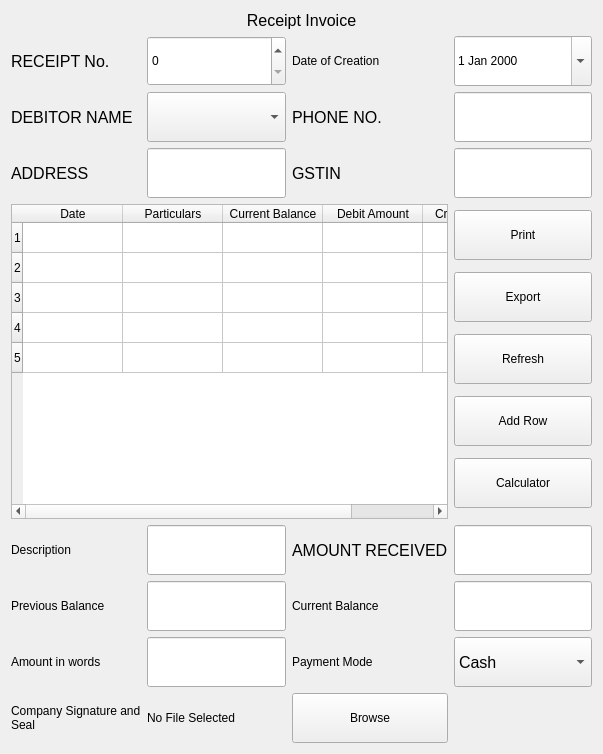
              <widget class="QWidget" name="scrollAreaWidgetContents_7">
               <property name="geometry">
                <rect>
                 <x>0</x>
                 <y>0</y>
                 <width>603</width>
                 <height>754</height>
                </rect>
               </property>
               <layout class="QGridLayout" name="gridLayout_35">
                <item row="1" column="0">
                 <widget class="QLabel" name="p2_s1_rec_Label_2">
                  <property name="font">
                   <font>
                    <family>MS Shell Dlg 2</family>
                    <pointsize>12</pointsize>
                    <weight>50</weight>
                    <italic>false</italic>
                    <bold>false</bold>
                   </font>
                  </property>
                  <property name="text">
                   <string>RECEIPT No.</string>
                  </property>
                  <property name="wordWrap">
                   <bool>true</bool>
                  </property>
                 </widget>
                </item>
                <item row="2" column="0">
                 <widget class="QLabel" name="p2_s1_rec_debitor_label">
                  <property name="font">
                   <font>
                    <family>MS Shell Dlg 2</family>
                    <pointsize>12</pointsize>
                    <weight>50</weight>
                    <italic>false</italic>
                    <bold>false</bold>
                   </font>
                  </property>
                  <property name="text">
                   <string>DEBITOR NAME</string>
                  </property>
                  <property name="wordWrap">
                   <bool>true</bool>
                  </property>
                 </widget>
                </item>
                <item row="3" column="1">
                 <widget class="QLineEdit" name="p2_s1_rec_address_lineEdit">
                  <property name="minimumSize">
                   <size>
                    <width>0</width>
                    <height>50</height>
                   </size>
                  </property>
                 </widget>
                </item>
                <item row="1" column="3">
                 <widget class="QDateEdit" name="dateEdit_6">
                  <property name="minimumSize">
                   <size>
                    <width>0</width>
                    <height>50</height>
                   </size>
                  </property>
                  <property name="calendarPopup">
                   <bool>true</bool>
                  </property>
                 </widget>
                </item>
                <item row="1" column="1">
                 <widget class="QSpinBox" name="p2_s1_rec_spin">
                  <property name="minimumSize">
                   <size>
                    <width>0</width>
                    <height>50</height>
                   </size>
                  </property>
                 </widget>
                </item>
                <item row="2" column="3">
                 <widget class="QLineEdit" name="p2_s1_rec_phone_lineEdit">
                  <property name="minimumSize">
                   <size>
                    <width>0</width>
                    <height>50</height>
                   </size>
                  </property>
                 </widget>
                </item>
                <item row="5" column="0">
                 <widget class="QLabel" name="label_85">
                  <property name="text">
                   <string>Description</string>
                  </property>
                  <property name="scaledContents">
                   <bool>true</bool>
                  </property>
                  <property name="wordWrap">
                   <bool>true</bool>
                  </property>
                 </widget>
                </item>
                <item row="5" column="1">
                 <widget class="QLineEdit" name="lineEdit_33">
                  <property name="minimumSize">
                   <size>
                    <width>0</width>
                    <height>50</height>
                   </size>
                  </property>
                 </widget>
                </item>
                <item row="4" column="3">
                 <layout class="QVBoxLayout" name="verticalLayout_14">
                  <item>
                   <widget class="QPushButton" name="pushButton_33">
                    <property name="minimumSize">
                     <size>
                      <width>0</width>
                      <height>50</height>
                     </size>
                    </property>
                    <property name="maximumSize">
                     <size>
                      <width>250</width>
                      <height>16777215</height>
                     </size>
                    </property>
                    <property name="text">
                     <string>Print</string>
                    </property>
                   </widget>
                  </item>
                  <item>
                   <widget class="QPushButton" name="pushButton_32">
                    <property name="minimumSize">
                     <size>
                      <width>0</width>
                      <height>50</height>
                     </size>
                    </property>
                    <property name="maximumSize">
                     <size>
                      <width>250</width>
                      <height>16777215</height>
                     </size>
                    </property>
                    <property name="text">
                     <string>Export</string>
                    </property>
                   </widget>
                  </item>
                  <item>
                   <widget class="QPushButton" name="pushButton_31">
                    <property name="minimumSize">
                     <size>
                      <width>0</width>
                      <height>50</height>
                     </size>
                    </property>
                    <property name="maximumSize">
                     <size>
                      <width>250</width>
                      <height>16777215</height>
                     </size>
                    </property>
                    <property name="text">
                     <string>Refresh</string>
                    </property>
                   </widget>
                  </item>
                  <item>
                   <widget class="QPushButton" name="pushButton_34">
                    <property name="minimumSize">
                     <size>
                      <width>0</width>
                      <height>50</height>
                     </size>
                    </property>
                    <property name="maximumSize">
                     <size>
                      <width>250</width>
                      <height>16777215</height>
                     </size>
                    </property>
                    <property name="text">
                     <string>Add Row</string>
                    </property>
                   </widget>
                  </item>
                  <item>
                   <widget class="QPushButton" name="pushButton_30">
                    <property name="minimumSize">
                     <size>
                      <width>0</width>
                      <height>50</height>
                     </size>
                    </property>
                    <property name="maximumSize">
                     <size>
                      <width>250</width>
                      <height>16777215</height>
                     </size>
                    </property>
                    <property name="text">
                     <string>Calculator</string>
                    </property>
                   </widget>
                  </item>
                 </layout>
                </item>
                <item row="6" column="2">
                 <widget class="QLabel" name="label_87">
                  <property name="text">
                   <string>Current Balance</string>
                  </property>
                  <property name="scaledContents">
                   <bool>true</bool>
                  </property>
                  <property name="wordWrap">
                   <bool>true</bool>
                  </property>
                 </widget>
                </item>
                <item row="6" column="3">
                 <widget class="QLineEdit" name="lineEdit_35">
                  <property name="minimumSize">
                   <size>
                    <width>0</width>
                    <height>50</height>
                   </size>
                  </property>
                 </widget>
                </item>
                <item row="7" column="1">
                 <widget class="QLineEdit" name="lineEdit_36">
                  <property name="minimumSize">
                   <size>
                    <width>0</width>
                    <height>50</height>
                   </size>
                  </property>
                 </widget>
                </item>
                <item row="5" column="2">
                 <widget class="QLabel" name="p2_s1_rec_amount_label_">
                  <property name="font">
                   <font>
                    <family>MS Shell Dlg 2</family>
                    <pointsize>12</pointsize>
                    <weight>50</weight>
                    <italic>false</italic>
                    <bold>false</bold>
                   </font>
                  </property>
                  <property name="text">
                   <string>AMOUNT RECEIVED</string>
                  </property>
                  <property name="scaledContents">
                   <bool>true</bool>
                  </property>
                  <property name="wordWrap">
                   <bool>true</bool>
                  </property>
                 </widget>
                </item>
                <item row="3" column="2">
                 <widget class="QLabel" name="p2_s1_rec_gst_label">
                  <property name="font">
                   <font>
                    <family>MS Shell Dlg 2</family>
                    <pointsize>12</pointsize>
                    <weight>50</weight>
                    <italic>false</italic>
                    <bold>false</bold>
                   </font>
                  </property>
                  <property name="text">
                   <string>GSTIN</string>
                  </property>
                  <property name="wordWrap">
                   <bool>true</bool>
                  </property>
                 </widget>
                </item>
                <item row="4" column="0" colspan="3">
                 <widget class="QTableWidget" name="p2_s1_rec_table">
                  <property name="rowCount">
                   <number>5</number>
                  </property>
                  <row/>
                  <row/>
                  <row/>
                  <row/>
                  <row/>
                  <column>
                   <property name="text">
                    <string>Date</string>
                   </property>
                  </column>
                  <column>
                   <property name="text">
                    <string>Particulars</string>
                   </property>
                  </column>
                  <column>
                   <property name="text">
                    <string>Current Balance</string>
                   </property>
                  </column>
                  <column>
                   <property name="text">
                    <string>Debit Amount</string>
                   </property>
                  </column>
                  <column>
                   <property name="text">
                    <string>Credit Amount</string>
                   </property>
                  </column>
                 </widget>
                </item>
                <item row="2" column="1">
                 <widget class="QComboBox" name="p2_s1_rec_debitor_comboBox">
                  <property name="minimumSize">
                   <size>
                    <width>0</width>
                    <height>50</height>
                   </size>
                  </property>
                 </widget>
                </item>
                <item row="1" column="2">
                 <widget class="QLabel" name="label_84">
                  <property name="text">
                   <string>Date of Creation</string>
                  </property>
                  <property name="wordWrap">
                   <bool>true</bool>
                  </property>
                 </widget>
                </item>
                <item row="7" column="2">
                 <widget class="QLabel" name="label_89">
                  <property name="text">
                   <string>Payment Mode</string>
                  </property>
                  <property name="scaledContents">
                   <bool>true</bool>
                  </property>
                  <property name="wordWrap">
                   <bool>true</bool>
                  </property>
                 </widget>
                </item>
                <item row="0" column="0" colspan="4">
                 <widget class="QLabel" name="p2_s1_rec_Label">
                  <property name="maximumSize">
                   <size>
                    <width>16777215</width>
                    <height>50</height>
                   </size>
                  </property>
                  <property name="font">
                   <font>
                    <family>MS Shell Dlg 2</family>
                    <pointsize>12</pointsize>
                    <weight>50</weight>
                    <italic>false</italic>
                    <bold>false</bold>
                   </font>
                  </property>
                  <property name="text">
                   <string>Receipt Invoice</string>
                  </property>
                  <property name="alignment">
                   <set>Qt::AlignCenter</set>
                  </property>
                  <property name="wordWrap">
                   <bool>true</bool>
                  </property>
                 </widget>
                </item>
                <item row="3" column="3">
                 <widget class="QLineEdit" name="p2_s1_rec_gst_lineEdit">
                  <property name="minimumSize">
                   <size>
                    <width>0</width>
                    <height>50</height>
                   </size>
                  </property>
                 </widget>
                </item>
                <item row="5" column="3">
                 <widget class="QLineEdit" name="p2_s1_rec_amount_lineEdit">
                  <property name="minimumSize">
                   <size>
                    <width>0</width>
                    <height>50</height>
                   </size>
                  </property>
                 </widget>
                </item>
                <item row="2" column="2">
                 <widget class="QLabel" name="p2_s1_rec_phone_label">
                  <property name="font">
                   <font>
                    <family>MS Shell Dlg 2</family>
                    <pointsize>12</pointsize>
                    <weight>50</weight>
                    <italic>false</italic>
                    <bold>false</bold>
                   </font>
                  </property>
                  <property name="text">
                   <string>PHONE NO.</string>
                  </property>
                  <property name="wordWrap">
                   <bool>true</bool>
                  </property>
                 </widget>
                </item>
                <item row="3" column="0">
                 <widget class="QLabel" name="p2_s1_rec_address_label">
                  <property name="font">
                   <font>
                    <family>MS Shell Dlg 2</family>
                    <pointsize>12</pointsize>
                    <weight>50</weight>
                    <italic>false</italic>
                    <bold>false</bold>
                   </font>
                  </property>
                  <property name="text">
                   <string>ADDRESS</string>
                  </property>
                  <property name="wordWrap">
                   <bool>true</bool>
                  </property>
                 </widget>
                </item>
                <item row="6" column="1">
                 <widget class="QLineEdit" name="lineEdit_34">
                  <property name="minimumSize">
                   <size>
                    <width>0</width>
                    <height>50</height>
                   </size>
                  </property>
                 </widget>
                </item>
                <item row="6" column="0">
                 <widget class="QLabel" name="label_86">
                  <property name="text">
                   <string>Previous Balance</string>
                  </property>
                  <property name="scaledContents">
                   <bool>true</bool>
                  </property>
                  <property name="wordWrap">
                   <bool>true</bool>
                  </property>
                 </widget>
                </item>
                <item row="7" column="0">
                 <widget class="QLabel" name="label_88">
                  <property name="text">
                   <string>Amount in words</string>
                  </property>
                  <property name="scaledContents">
                   <bool>true</bool>
                  </property>
                  <property name="wordWrap">
                   <bool>true</bool>
                  </property>
                 </widget>
                </item>
                <item row="8" column="0">
                 <widget class="QLabel" name="label_90">
                  <property name="text">
                   <string>Company Signature and Seal</string>
                  </property>
                  <property name="scaledContents">
                   <bool>true</bool>
                  </property>
                  <property name="wordWrap">
                   <bool>true</bool>
                  </property>
                 </widget>
                </item>
                <item row="8" column="2">
                 <widget class="QPushButton" name="pushButton_35">
                  <property name="minimumSize">
                   <size>
                    <width>0</width>
                    <height>50</height>
                   </size>
                  </property>
                  <property name="maximumSize">
                   <size>
                    <width>250</width>
                    <height>16777215</height>
                   </size>
                  </property>
                  <property name="text">
                   <string>Browse</string>
                  </property>
                 </widget>
                </item>
                <item row="8" column="1">
                 <widget class="QLabel" name="label_91">
                  <property name="text">
                   <string>No File Selected</string>
                  </property>
                  <property name="scaledContents">
                   <bool>true</bool>
                  </property>
                  <property name="wordWrap">
                   <bool>true</bool>
                  </property>
                 </widget>
                </item>
                <item row="7" column="3">
                 <widget class="QComboBox" name="p2_s3_pr_payment_combo_4">
                  <property name="minimumSize">
                   <size>
                    <width>0</width>
                    <height>50</height>
                   </size>
                  </property>
                  <property name="font">
                   <font>
                    <family>MS Shell Dlg 2</family>
                    <pointsize>12</pointsize>
                    <weight>50</weight>
                    <italic>false</italic>
                    <bold>false</bold>
                   </font>
                  </property>
                  <item>
                   <property name="text">
                    <string>Cash</string>
                   </property>
                  </item>
                  <item>
                   <property name="text">
                    <string>Credit Card</string>
                   </property>
                  </item>
                  <item>
                   <property name="text">
                    <string>Net Banking</string>
                   </property>
                  </item>
                  <item>
                   <property name="text">
                    <string>UPI</string>
                   </property>
                  </item>
                  <item>
                   <property name="text">
                    <string>Phone Pe</string>
                   </property>
                  </item>
                  <item>
                   <property name="text">
                    <string>Paytm</string>
                   </property>
                  </item>
                  <item>
                   <property name="text">
                    <string>Google Pay</string>
                   </property>
                  </item>
                 </widget>
                </item>
               </layout>
              </widget>
